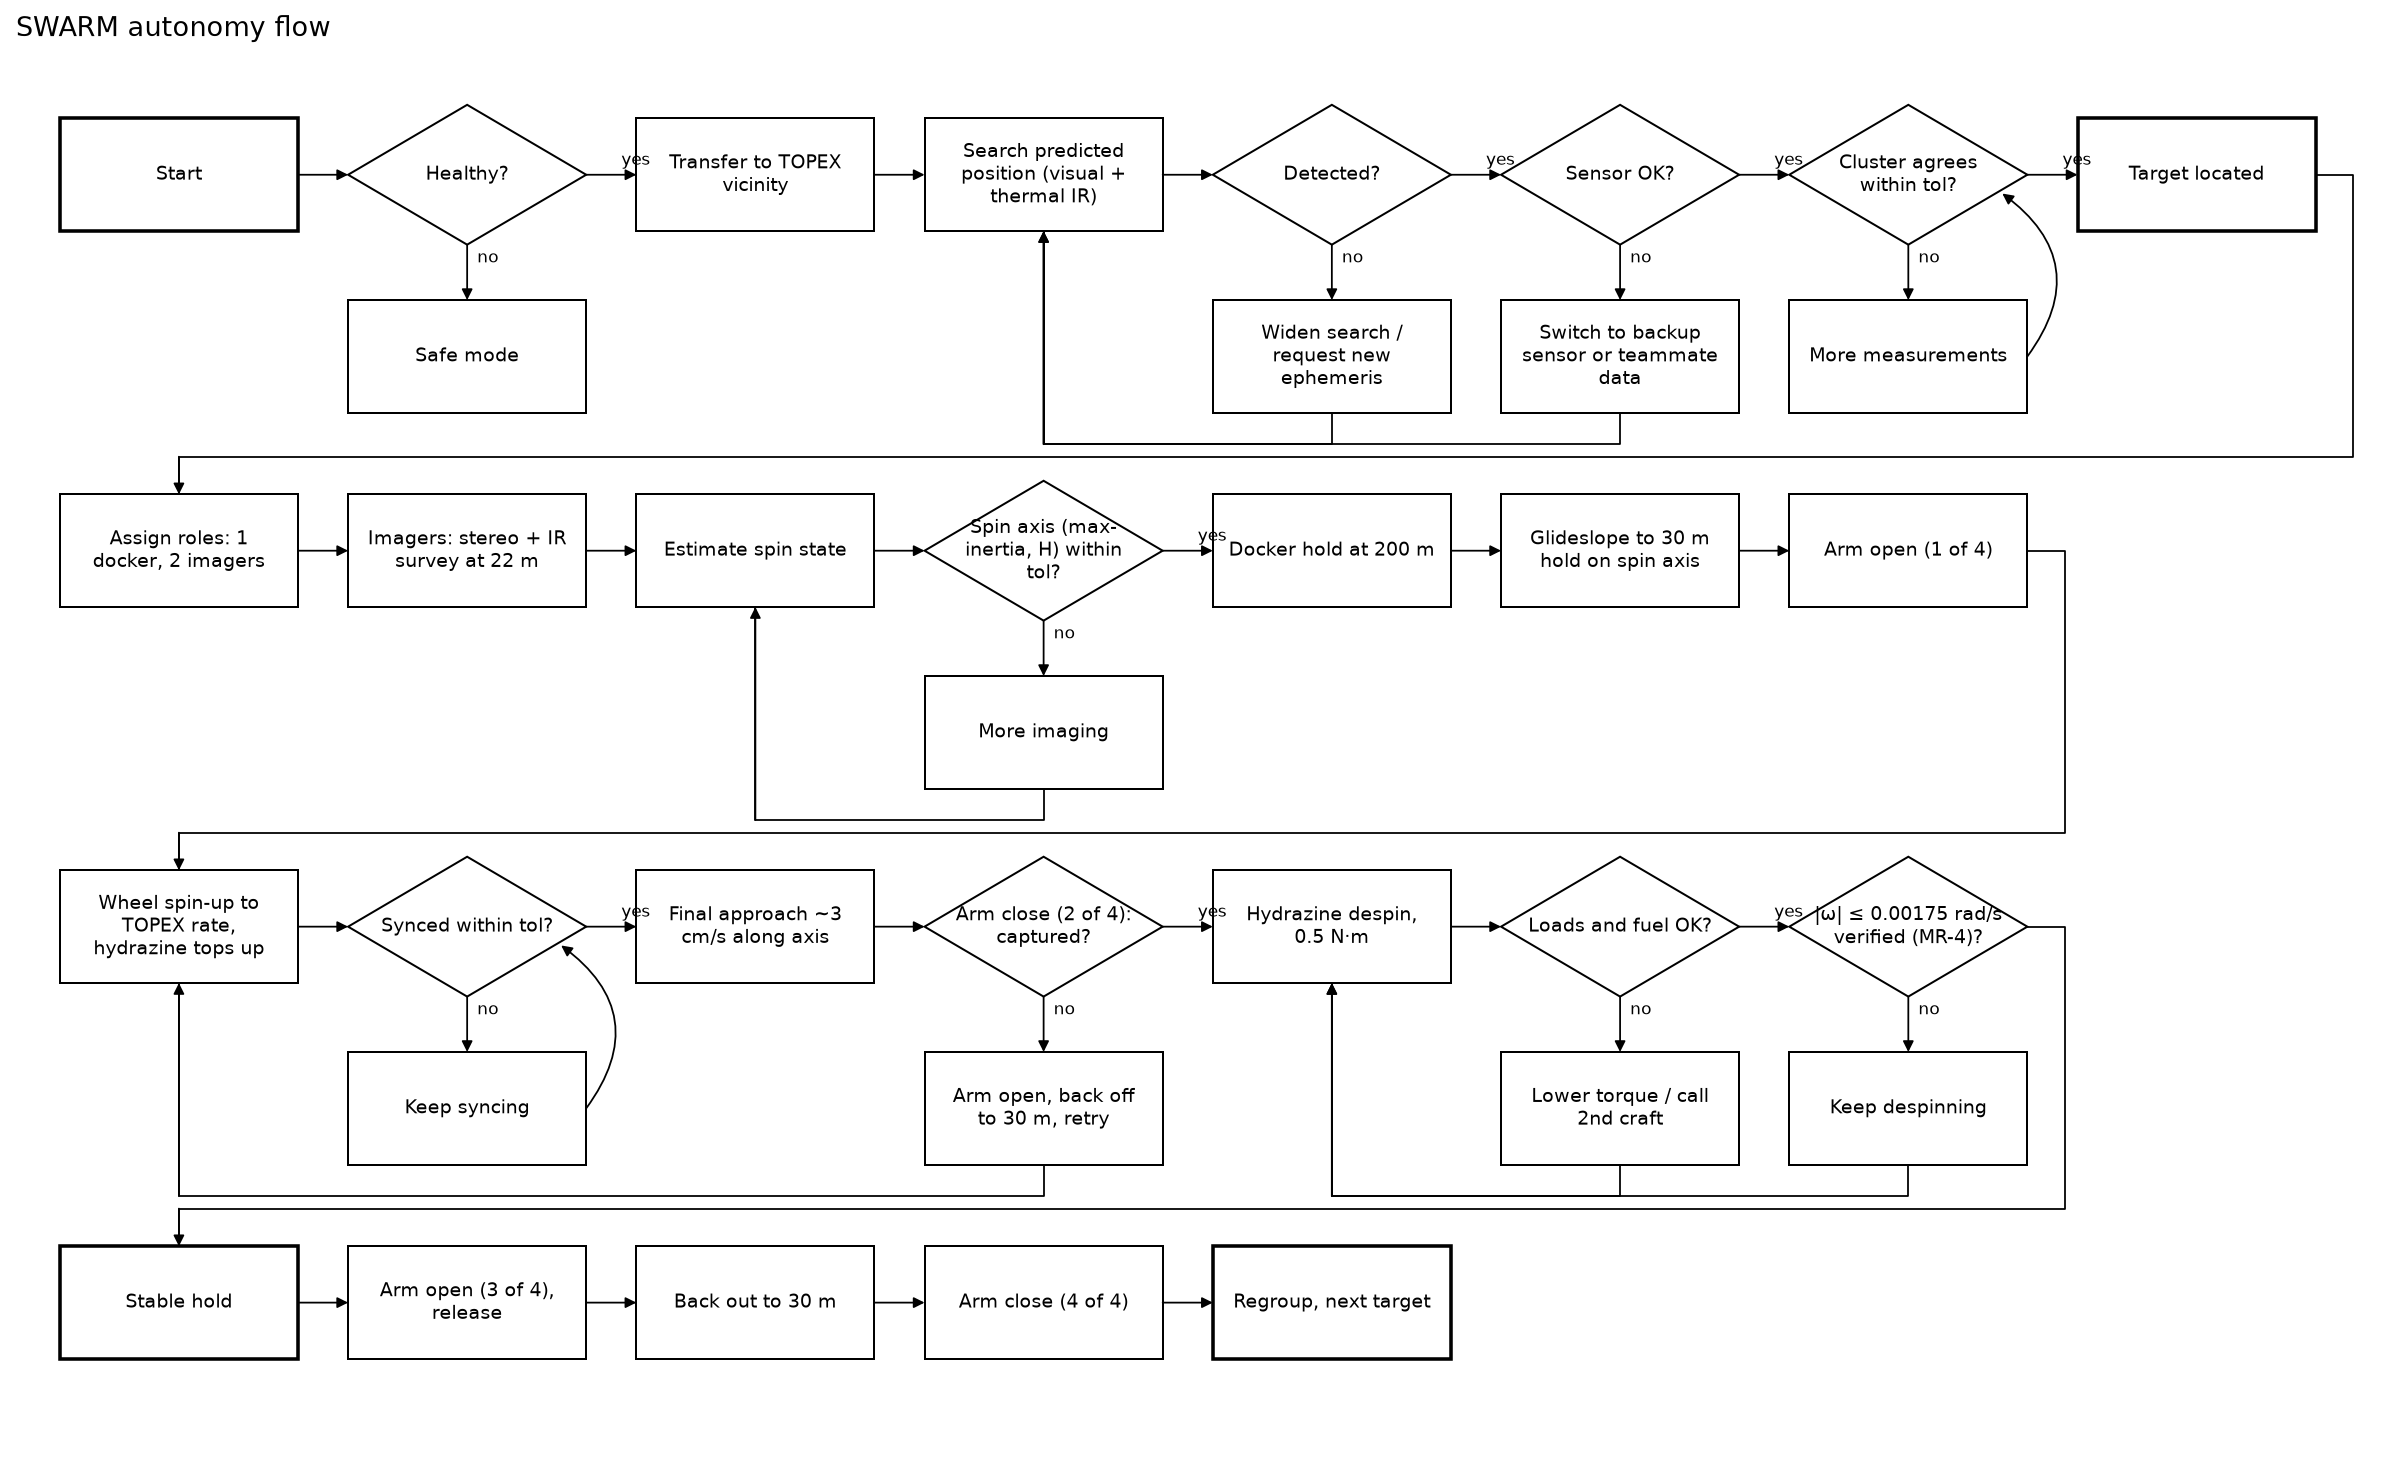

Generate this figure with Python:
"""SWARM autonomy flowchart (v2). Edit ROWS / SIDE, then: python3 flowchart.py -> flowchart.png, flowchart.mmd"""
import textwrap
import matplotlib
matplotlib.use("Agg")
import matplotlib.pyplot as plt

# main path, one list per row; '?' marks a decision (yes = continue along the row)
ROWS = [
    ["Start", "Healthy?", "Transfer to TOPEX vicinity", "Search predicted position (visual + thermal IR)",
     "Detected?", "Sensor OK?", "Cluster agrees within tol?", "Target located"],
    ["Assign roles: 1 docker, 2 imagers", "Imagers: stereo + IR survey at 22 m", "Estimate spin state",
     "Spin axis (max-inertia, H) within tol?", "Docker hold at 200 m", "Glideslope to 30 m hold on spin axis",
     "Arm open (1 of 4)"],
    ["Wheel spin-up to TOPEX rate, hydrazine tops up", "Synced within tol?", "Final approach ~3 cm/s along axis",
     "Arm close (2 of 4): captured?", "Hydrazine despin, 0.5 N·m", "Loads and fuel OK?",
     "|ω| ≤ 0.00175 rad/s verified (MR-4)?"],
    ["Stable hold", "Arm open (3 of 4), release", "Back out to 30 m", "Arm close (4 of 4)", "Regroup, next target"],
]
# 'no' branches: decision -> (action, returns to)
SIDE = {
    "Healthy?": ("Safe mode", None),
    "Detected?": ("Widen search / request new ephemeris", "Search predicted position (visual + thermal IR)"),
    "Sensor OK?": ("Switch to backup sensor or teammate data", "Search predicted position (visual + thermal IR)"),
    "Cluster agrees within tol?": ("More measurements", "Cluster agrees within tol?"),
    "Spin axis (max-inertia, H) within tol?": ("More imaging", "Estimate spin state"),
    "Synced within tol?": ("Keep syncing", "Synced within tol?"),
    "Arm close (2 of 4): captured?": ("Arm open, back off to 30 m, retry", "Wheel spin-up to TOPEX rate, hydrazine tops up"),
    "Loads and fuel OK?": ("Lower torque / call 2nd craft", "Hydrazine despin, 0.5 N·m"),
    "|ω| ≤ 0.00175 rad/s verified (MR-4)?": ("Keep despinning", "Hydrazine despin, 0.5 N·m"),
}

DX, DY, BW, BH = 2.3, 3.0, 1.9, 0.9
pos = {}
for r, row in enumerate(ROWS):
    for c, n in enumerate(row):
        pos[n] = (c * DX, -r * DY)

fig, ax = plt.subplots(figsize=(19, 11.5))
ax.set_aspect("equal"); ax.axis("off")
FS = 8.5


def node(n, x, y, kind):
    t = "\n".join(textwrap.wrap(n, 20))
    if kind == "dec":
        ax.fill([x - BW / 2, x, x + BW / 2, x], [y, y + BH * 0.62, y, y - BH * 0.62], fc="white", ec="black", lw=0.9)
    else:
        ax.add_patch(plt.Rectangle((x - BW / 2, y - BH / 2), BW, BH, fc="white", ec="black", lw=0.9 if kind == "act" else 1.6))
    ax.text(x, y, t, ha="center", va="center", fontsize=FS)


def poly(pts):
    xs, ys = zip(*pts)
    ax.plot(xs[:-1] + (xs[-1],), ys, color="black", lw=0.8)
    arrow(pts[-2], pts[-1])


def arrow(p, q, lab=None, rad=0.0):
    ax.annotate("", q, p, arrowprops=dict(arrowstyle="-|>", lw=0.8, color="black", shrinkA=0, shrinkB=0,
                                          connectionstyle=f"arc3,rad={rad}"))
    if lab: ax.text((p[0] + q[0]) / 2 + 0.08, (p[1] + q[1]) / 2 + 0.08, lab, fontsize=7.5)


ends = {"Start", "Target located", "Stable hold", "Regroup, next target"}
for n, (x, y) in pos.items():
    node(n, x, y, "dec" if n.endswith("?") else ("end" if n in ends else "act"))
seq = [n for row in ROWS for n in row]
for a, b in zip(seq, seq[1:]):
    (xa, ya), (xb, yb) = pos[a], pos[b]
    if ya == yb:
        arrow((xa + BW / 2, ya), (xb - BW / 2, yb), "yes" if a.endswith("?") else None)
    else:   # wrap to next row: right, down, left, down
        yr = ya - DY + BH / 2 + 0.3
        poly([(xa + BW / 2, ya), (xa + BW / 2 + 0.3, ya), (xa + BW / 2 + 0.3, yr), (xb, yr), (xb, yb + BH / 2)])
for d, (act, back) in SIDE.items():
    x, y = pos[d]
    sx, sy = x, y - 1.45
    node(act, sx, sy, "act")
    arrow((x, y - BH * 0.62), (sx, sy + BH / 2), "no")
    if back:
        bx, by = pos[back]
        if back == d:
            arrow((sx + BW / 2, sy), (x + BW / 2 - 0.2, y - 0.15), None, rad=0.5)
        else:   # under the side box, back to the target's bottom
            yu = sy - BH / 2 - 0.25
            poly([(sx, sy - BH / 2), (sx, yu), (bx, yu), (bx, by - BH / 2)])
ax.set_xlim(-1.3, 7 * DX + 1.4); ax.set_ylim(-3 * DY - 1.2, 1.0)
ax.set_title("SWARM autonomy flow", fontsize=12, loc="left")
fig.savefig("flowchart.png", dpi=160, bbox_inches="tight", facecolor="white")

# mermaid source of the same graph
ids = {n: f"n{i}" for i, n in enumerate(seq + [v[0] for v in SIDE.values()])}
q = lambda n: f'{ids[n]}{{"{n}"}}' if n.endswith("?") else f'{ids[n]}["{n}"]'
L = ["flowchart LR"]
for a, b in zip(seq, seq[1:]):
    L.append(f"  {q(a)} -->{'|yes|' if a.endswith('?') else ''} {q(b)}")
for d, (act, back) in SIDE.items():
    L.append(f"  {q(d)} -->|no| {q(act)}")
    if back: L.append(f"  {q(act)} --> {q(back)}")
open("flowchart.mmd", "w").write("\n".join(L) + "\n")
print("wrote flowchart.png flowchart.mmd")
